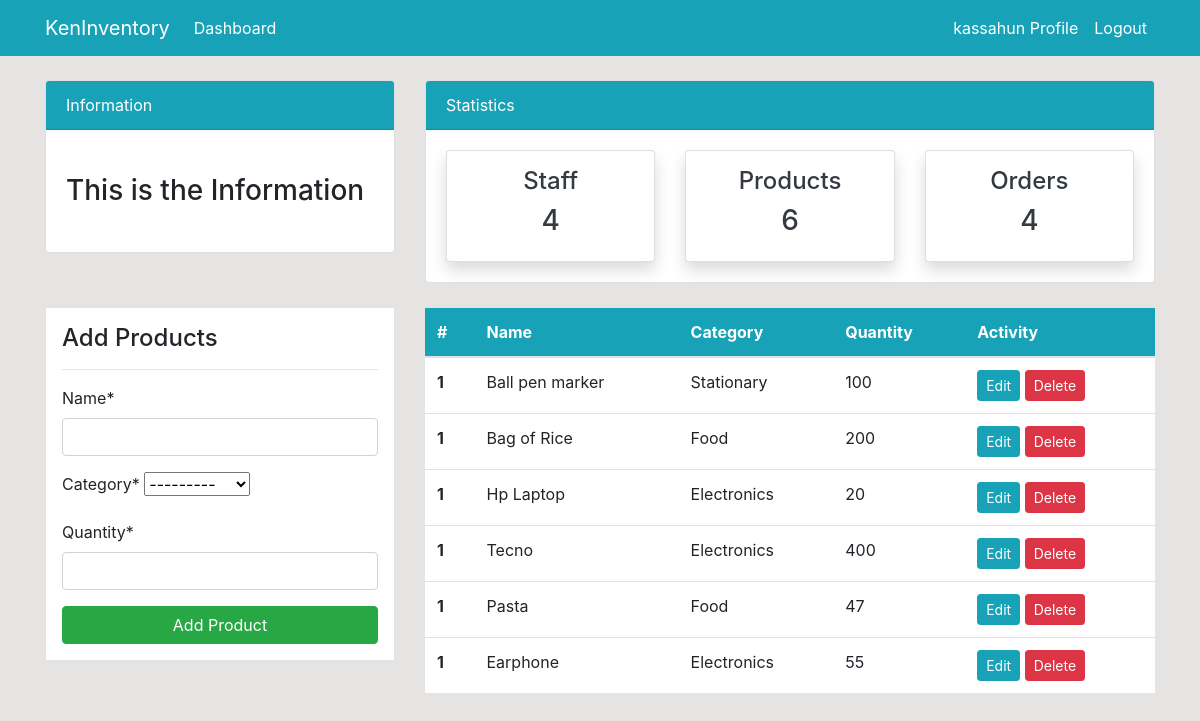
The app's page /product/ (signed in) with its own data.
### dashboared/models.py (models this page shows, shortened)
class Product(models.Model):
    name=models.CharField(max_length=100, null=True)
    category=models.CharField(max_length=100, choices=CATEGORY, null=True)
    quantity=models.PositiveIntegerField(null=True)
    class Meta:
        verbose_name_plural='Product'

### dashboared/views.py (the view)
# urls.py: path('product/', views.product, name='dashboared-product'),
@login_required()
def product(request):
    items=Product.objects.all() # using URM
    product_count = items.count()
    werkers_count = User.objects.all().count()
    orders_count = Order.objects.all().count()
    if request.method == 'POST':
        form = ProductForm(request.POST)
        if form.is_valid():
            form.save()
            product_name = form.cleaned_data.get('name')
            messages.success(request, f'{product_name} has been added')
            return redirect('dashboared-product')
    else:
        form = ProductForm()
    context={
        'items':items,
        'form': form,
        'werkers_count':werkers_count,
        'orders_count':orders_count,
        'product_count':product_count,
    }
    return render(request,'dashboared/product.html',context)

### dashboared/forms.py
class ProductForm(forms.ModelForm):
    class Meta:
        model = Product
        fields = ['name', 'category','quantity']

### templates/dashboared/product.html (shortened to what this page needs)
{% extends 'partials/base.html' %}
{% load crispy_forms_tags %}
{% block content%}
{% include 'partials/topnav.html' %}
    <div class="container">
        <div class="row my-4">
            <div class="col-md-4">
                <div class="border bg-white p-3">
                    <h4>Add Products</h4>
                    <hr>
                    <form method="POST">
                       {{ form|crispy }}
                        <input class="btn btn-success btn-block" type="submit" value="Add Product">
                    </form>
                </div>
            </div>
            <div class="col-md-8">
                <table class="table bg-white">
                    <thead class="bg-info">
                        <tr class="text-white">
                            <th scope="col">#</th>
                            <th scope="col">Name</th>
                            <th scope="col">Category</th>
                            <th scope="col">Quantity</th>
                            <th scope="col">Activity</th>
                        </tr>
                    </thead>
                    <tbody>
                        {% for item in items %}
                        <tr>
                            <th scope="row">1</th>
                            <td>{{ item.name }}</td>
                            <td>{{ item.category }}</td>
                            <td>{{ item.quantity }}</td>
                            <td>
                                <a class="btn btn-info btn-sm" href="{% url 'dashboared-product-update' item.id %}">Edit</a>
                                <a class="btn btn-danger btn-sm" href="{% url 'dashboared-product-delete' item.id %}">Delete</a>
                            </td>
                        </tr>
                        {% endfor %}
                    </tbody>
                </table>
            </div>
        </div>
    </div>
{% endblock %}

### templates/partials/base.html (shortened to what this page needs)
{% load static %}
<!doctype html>
<html lang="en">
  <head>
    <link rel="stylesheet" href="https://cdn.jsdelivr.net/npm/bootstrap@4.6.2/dist/css/bootstrap.min.css">
     <link rel="stylesheet" href="{% static '/style.css' %}">
  </head>
  <body>
    {% include 'partials/nav.html' %}
    {% block content%}
    {% endblock %}
  </body>
</html>

### templates/partials/nav.html (shortened to what this page needs)
  <nav class="navbar navbar-expand-lg navbar-info bg-info">
    {% if user.is_authenticated %}
    <div class="container">
        <a class="navbar-brand text-white" href="{% url 'dashboared-index' %}">KenInventory</a>
        <div class="collapse navbar-collapse" id="navbarSupportedContent">
            <ul class="navbar-nav mr-auto">
                <li class="nav-item active">
                    <a class="nav-link text-white" href="{% url 'dashboared-index' %}">Dashboard </a>
                </li>
            </ul>
            <ul class="navbar-nav ml-auto">
                <li class="nav-item active">
                    <a class="nav-link text-white" href="{%url 'user-profile'%}">{{user.username}} Profile </a>
                </li>
                <li class="nav-item">
                    <a class="nav-link text-white" href="{%url 'user-logout'%}">Logout</a>
                </li>
            </ul>
          {% endif %}
        </div>
    </div>
</nav>

### templates/partials/topnav.html (shortened to what this page needs)
 <div class="container">
    <div class="row mt-4">
        <div class="col-md-4">
            <div class="card">
                <div class="card-header bg-info text-white">
                    Information
                </div>
                <div class="card-body">
                    <marquee behavior="" direction="">
                        <h3 class="my-4">This is the Information</h3>
                    </marquee>
                </div>
            </div>
        </div>
        <div class="col-md-8">
            <div class="card">
                <div class="card-header bg-info text-white">
                    Statistics
                </div>
                <div class="card-body">
                    <div class="row">
                        <div class="col-md-4">
                            <a class="text-decoration-none text-dark" href="{% url 'dashboared-staff' %}">
                                <div class="card my-card shadow text-center p-3">
                                    <h4>Staff </h4>
                                    <h3>{{werkers_count}}</h3>
                                </div>
                            </a>
                        </div>
                        <div class="col-md-4">
                            <a class="text-decoration-none text-dark" href="{% url 'dashboared-product' %}">
                                <div class="card my-card shadow text-center p-3">
                                    <h4>Products </h4>
                                    <h3>{{product_count}}</h3>
                                </div>
                            </a>
                        </div>
                        <div class="col-md-4">
                            <a class="text-decoration-none text-dark" href="{% url 'dashboared-order' %}">
                                <div class="card my-card shadow text-center p-3">
                                    <h4>Orders </h4>
                                    <h3>{{orders_count}}</h3>
                                </div>
                            </a>
                        </div>
                    </div>
                </div>
            </div>
        </div>
    </div>
</div>

### static/style.css (style rules this page uses)
body { background: rgb(230, 227, 227); }

### records on screen
Product: name "Ball pen marker", category "Stationary", quantity "100"
Product: name "Bag of Rice", category "Food", quantity "200"
Product: name "Hp Laptop", category "Electronics", quantity "20"
Product: name "Tecno", category "Electronics", quantity "400"
Product: name "Pasta", category "Food", quantity "47"
Product: name "Earphone", category "Electronics", quantity "55"

### other values on screen
{{ user.username }} "kassahun"
{{ werkers_count }} "4"
{{ product_count }} "6"
{{ orders_count }} "4"
